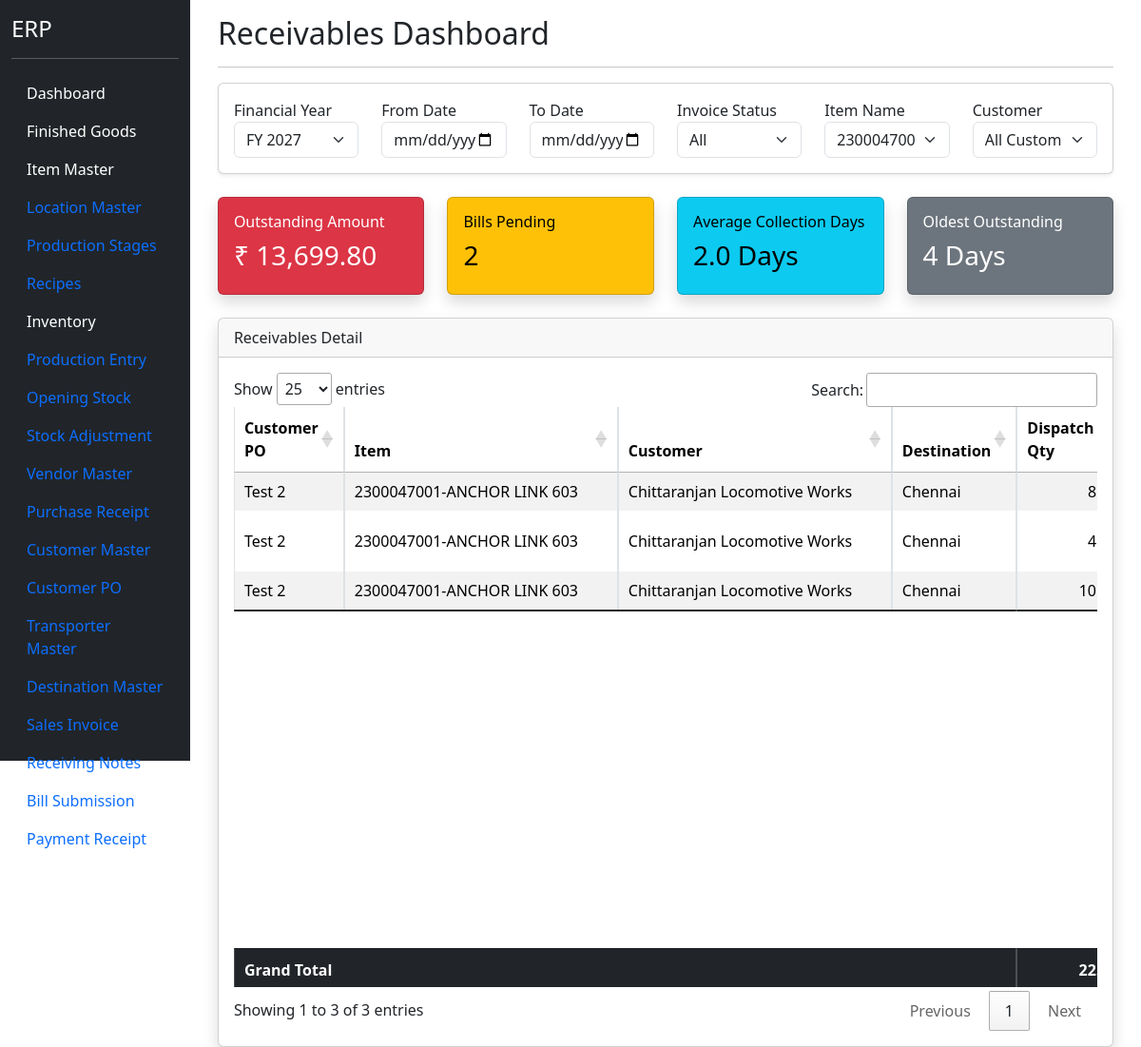
Page /dashboard/outstanding-receipts (signed in) on the committed database.
### models.py (models this page shows)
class ItemMaster(db.Model):
    __tablename__ = "item_master"
    id = db.Column(db.Integer, primary_key=True)
    item_code = db.Column(
        db.String(50),
        unique=True,
        nullable=False
    )
    item_name = db.Column(
        db.String(255),
        nullable=False
    )
    item_type = db.Column(
        db.String(50),
        nullable=False
    )
    production_stage = db.Column(
    db.String(100)
    )
    production_stage_id = db.Column(
    db.Integer,
    db.ForeignKey(
        "production_stage_master.id"
    ),
    nullable=True
    )
    production_stage_rel = db.relationship(
    "ProductionStageMaster"
    )
    unit = db.Column(
        db.String(20),
        nullable=False
    )
    finished_good_id = db.Column(
    db.Integer,
    db.ForeignKey("finished_goods.id"),
    nullable=True
    )
    hsn_code = db.Column(
    db.String(20)
    )
    gst_rate = db.Column(
    db.Float,
    default=18
    )
    active = db.Column(
        db.Boolean,
        default=True
    )

class CustomerPOHeader(db.Model):
    __tablename__ = "customer_po_header"
    id = db.Column(
        db.Integer,
        primary_key=True
    )
    customer_id = db.Column(
        db.Integer,
        db.ForeignKey("customer_master.id"),
        nullable=False
    )
    customer_po_no = db.Column(
        db.String(100),
        nullable=False
    )
    customer_po_date = db.Column(
        db.Date,
        nullable=False
    )
    order_received_date = db.Column(
        db.Date,
        nullable=False
    )
    payment_terms = db.Column(
        db.String(200)
    )
    freight_terms = db.Column(
        db.String(200)
    )
    remarks = db.Column(
        db.String(500)
    )
    status = db.Column(
        db.String(20),
        default="OPEN"
    )
    customer = db.relationship(
        "CustomerMaster"
    )
    details = db.relationship(
        "CustomerPODetail",
        backref="customer_po",
        cascade="all, delete-orphan"
    )

class CustomerMaster(db.Model):
    __tablename__ = "customer_master"
    id = db.Column(
        db.Integer,
        primary_key=True
    )
    customer_code = db.Column(
        db.String(20),
        unique=True,
        nullable=True
    )
    customer_name = db.Column(
        db.String(200),
        nullable=False
    )
    contact_person = db.Column(
        db.String(100)
    )
    mobile = db.Column(
        db.String(20)
    )
    email = db.Column(
        db.String(100)
    )
    gst_no = db.Column(
        db.String(30)
    )
    pan_no = db.Column(
        db.String(20)
    )
    address = db.Column(
        db.String(500)
    )
    city = db.Column(
        db.String(100)
    )
    state = db.Column(
        db.String(100)
    )
    country = db.Column(
        db.String(100),
        default="India"
    )
    pincode = db.Column(
        db.String(20)
    )
    credit_days = db.Column(
        db.Integer,
        default=30
    )
    credit_limit = db.Column(
        db.Float,
        default=0
    )
    active = db.Column(
        db.Boolean,
        default=True
    )

class DestinationMaster(db.Model):
    __tablename__ = "destination_master"
    id = db.Column( db.Integer, primary_key=True )
    destination_name = db.Column( db.String(200), nullable=False, unique=True )
    state_name = db.Column( db.String(100) )
    active = db.Column( db.Boolean, default=True )

### blueprints/dashboard/routes.py (the view, shortened to what this page needs)
@dashboard_bp.route("/dashboard/outstanding-receipts")
@login_required
def outstanding_receipts_dashboard():
    today = date.today()
    selected_fy = request.args.get(
    "financial_year",
    type=int
    )
    if not selected_fy:
        if today.month >= 4:
            selected_fy = today.year + 1
        else:
            selected_fy = today.year
    if today.month >= 4:
        current_fy = today.year + 1
    else:
        current_fy = today.year
    financial_years = []
    for fy in range(current_fy, current_fy - 6, -1):
        financial_years.append(fy)
    query = SalesInvoiceHeader.query.filter(
    SalesInvoiceHeader.status != "CANCELLED"
    )
    fy_start = date(
    selected_fy - 1,
    4,
    1
    )
    fy_end = date(
        selected_fy,
        3,
        31
    )
    from_date = request.args.get("from_date")
    if from_date:
        from_date = date.fromisoformat(from_date)
    to_date = request.args.get("to_date")
    if to_date:
        to_date = date.fromisoformat(to_date)
    invoice_status = request.args.get("invoice_status")
    item_name = request.args.get("item_name")
    customer_name = request.args.get("customer_name")
    query = query.filter(
        SalesInvoiceHeader.invoice_date >= fy_start,
        SalesInvoiceHeader.invoice_date <= fy_end
    )
    if from_date:
        query = query.filter(
            SalesInvoiceHeader.invoice_date >= from_date
        )
    if to_date:
        query = query.filter(
            SalesInvoiceHeader.invoice_date <= to_date
        )
    if invoice_status and invoice_status != "ALL":
        query = query.filter(
            SalesInvoiceHeader.status == invoice_status
        )
    if customer_name and customer_name != "ALL":
        query = query.join(
            CustomerMaster
        ).filter(
            CustomerMaster.customer_name == customer_name
        )
    customer_list = (
        CustomerMaster.query
        .order_by(
            CustomerMaster.customer_name
        )
        .all()
    )
    invoices = query.order_by(
    SalesInvoiceHeader.invoice_date.desc()
    ).all()
    ''' invoices = (
        SalesInvoiceHeader.query
        .filter(SalesInvoiceHeader.status != "CANCELLED")
        .order_by(SalesInvoiceHeader.invoice_date.desc())
        .all()
    )'''
    receivable_rows = []
    for invoice in invoices:
        dispatch_qty = (
            db.session.query(
                func.sum(SalesInvoiceDetail.dispatch_qty)
            )
            .filter(
                SalesInvoiceDetail.sales_invoice_header_id == invoice.id
            )
            .scalar()
            or 0
        )
        item_names = (
            db.session.query(SalesInvoiceDetail)
            .filter(
                SalesInvoiceDetail.sales_invoice_header_id == invoice.id
            )
            .all()
        )
        item_name = ", ".join(
            sorted({
            detail.item.item_name
            for detail in item_names})
        )
        rnote = (
            ReceivingNoteHeader.query
            .filter(
                ReceivingNoteHeader.sales_invoice_header_id == invoice.id,
                ReceivingNoteHeader.status != "Cancelled"
            )
            .order_by(
                ReceivingNoteHeader.id.desc()
            )
            .first()
        )
        if rnote:
            received_qty = (
                db.session.query(
                    func.sum(ReceivingNoteDetail.received_qty)
                )
                .filter(
                    ReceivingNoteDetail.receiving_note_header_id == rnote.id
                )
                .scalar()
                or 0
            )
        else:
            received_qty = 0
        bill = (
            BillSubmissionHeader.query
            .filter(
                BillSubmissionHeader.sales_invoice_header_id == invoice.id,
                BillSubmissionHeader.status != "Cancelled"
            )
            .order_by(
                BillSubmissionHeader.id.desc()
            )
            .first()
        )
        payment = None
        if bill:
            payment = (
                PaymentReceiptHeader.query
                .filter(
                    PaymentReceiptHeader.bill_submission_header_id == bill.id,
                    PaymentReceiptHeader.status == "ACTIVE"
                )
                .first()
            )
        pending_amount = (
            (bill.bill_amount if bill else 0)
            -
            (payment.amount_received if payment else 0)
            -
            (payment.tds_deducted if payment else 0)
            -
            (payment.ld_charges if payment else 0)
            -
            (payment.general_damage_charges if payment else 0)
            -
            (payment.other_deductions if payment else 0)
        )
        if invoice.status == "Payment Received" and payment:
            collection_days = (
                payment.payment_date - invoice.invoice_date
            ).days
        else:
            collection_days = (
                today - invoice.invoice_date
            ).days
        receivable_rows.append({
            "customer_po_no":
                invoice.customer_po.customer_po_no,
            "item_name":
                item_name,
            "customer_name":
                invoice.customer.customer_name,
            "destination_name":
                invoice.destination.destination_name,
            "dispatch_qty":
                dispatch_qty,
            "received_qty":
                received_qty,
            "invoice_no":
                invoice.invoice_no,
            "invoice_date":
                invoice.invoice_date,
            "invoice_status":
                invoice.status,
            "rnote_no":
                rnote.rnote_no if rnote else "",
            "rnote_date":
                rnote.rnote_date if rnote else None,
            "bill_submission_no":
                bill.bill_submission_no if bill else "",
            "bill_submission_date":
                bill.bill_submission_date if bill else None,
            "bill_amount":
                bill.bill_amount if bill else 0,
            "payment_date":
                payment.payment_date if payment else None,
            "amount_received":
                payment.amount_received if payment else 0,
            "tds_deducted":
                payment.tds_deducted if payment else 0,
            "ld_charges":
                payment.ld_charges if payment else 0,
            "general_damage_charges":
                payment.general_damage_charges if payment else 0,
            "other_deductions":
                payment.other_deductions if payment else 0,
            "pending_amount":
                pending_amount,
            "collection_days":
                collection_days,
            "payment_status":
                payment.status if payment else ""
        })
    grand_totals = {
        "dispatch_qty": 0,
        "received_qty": 0,
        "bill_amount": 0,
        "amount_received": 0,
        "tds": 0,
        "ld": 0,
        "general_damage": 0,
        "other_deductions": 0,
        "pending_amount": 0
    }
    for row in receivable_rows:
        grand_totals["dispatch_qty"] += row["dispatch_qty"]
        grand_totals["received_qty"] += row["received_qty"]
        grand_totals["bill_amount"] += row["bill_amount"]
        grand_totals["amount_received"] += row["amount_received"]
        grand_totals["tds"] += row["tds_deducted"]
        grand_totals["ld"] += row["ld_charges"]
        grand_totals["general_damage"] += row["general_damage_charges"]
        grand_totals["other_deductions"] += row["other_deductions"]
        grand_totals["pending_amount"] += row["pending_amount"]
    item_list = (
        db.session.query(
            ItemMaster.item_name
        )
        .join(
            SalesInvoiceDetail,
            SalesInvoiceDetail.item_id == ItemMaster.id
        )
        .filter(
            ItemMaster.item_type == "Finished Goods"
        )
        .distinct()
        .order_by(
            ItemMaster.item_name
        )
        .all()
    )
    summary = {
        "outstanding_amount": 0,
        "pending_bills": 0,
        "average_collection_days": 0,
        "oldest_outstanding": 0
    }
    payment_days_total = 0
    payment_invoice_count = 0
    for row in receivable_rows:
        summary["outstanding_amount"] += row["pending_amount"]
        if row["invoice_status"] not in (
            "Payment Received",
            "Cancelled"
        ):
            summary["pending_bills"] += 1
        if row["invoice_status"] == "Payment Received":
            payment_days_total += row["collection_days"]
            payment_invoice_count += 1
        if row["invoice_status"] not in (
            "Payment Received",
            "Cancelled"
        ):
            if row["collection_days"] > summary["oldest_outstanding"]:
                summary["oldest_outstanding"] = row["collection_days"]
    if payment_invoice_count:
        summary["average_collection_days"] = round(
            payment_days_total /
            payment_invoice_count,
            1
        )
    else:
        summary["average_collection_days"] = 0
    return render_template(
        "outstanding_receipts_dashboard.html",
        financial_years=financial_years,
        selected_fy=selected_fy,
        from_date=from_date,
        to_date=to_date,
        invoice_status=invoice_status,
        item_list=item_list,
        item_name=item_name,
        customer_list=customer_list,
        customer_name=customer_name,
        receivable_rows=receivable_rows,
        grand_totals=grand_totals,
        summary=summary
    )

### app.py (called while the page is built)
@login_manager.user_loader
def load_user(user_id):
    return User.query.get(int(user_id))

### templates/outstanding_receipts_dashboard.html (shortened to what this page needs)
{% extends "base.html" %}
{% block content %}
<div class="container-fluid mt-3"
style="max-width: 99%;">
<h2>
Receivables Dashboard
</h2>
<hr>
<div class="card shadow-sm mb-4">
<form method="GET">
<div class="card-body">
<div class="row">
<div class="col-md-2">
<label>
Financial Year
</label>
<select
class="form-select"
name="financial_year"
onchange="this.form.submit()">
{% for fy in financial_years %}
<option
value="{{ fy }}"
{% if fy==selected_fy %}selected{% endif %}>
FY {{ fy }}
</option>
{% endfor %}
</select>
</div>
<div class="col-md-2">
<label>
From Date
</label>
<input
type="date"
class="form-control"
name="from_date"
value="{{ from_date if from_date else '' }}"
onchange="this.form.submit()">
</div>
<div class="col-md-2">
<label>
To Date
</label>
<input
type="date"
class="form-control"
name="to_date"
value="{{ to_date if to_date else '' }}"
onchange="this.form.submit()">
</div>
<div class="col-md-2">
<label>
Invoice Status
</label>
<select
class="form-select"
name="invoice_status"
onchange="this.form.submit()">
<option value="ALL"
{% if invoice_status=="ALL" or not invoice_status %}selected{% endif %}>
All
</option>
</select>
</div>
<div class="col-md-2">
<label>
Item Name
</label>
<select
id="item_name"
class="form-select"
name="item_name">
{% for item in item_list %}
<option
value="{{ item.item_name }}"
{% if item_name==item.item_name %}selected{% endif %}>
{{ item.item_name }}
</option>
{% endfor %}
</select>
</div>
<div class="col-md-2">
<label>
Customer
</label>
<select
class="form-select"
name="customer_name"
onchange="this.form.submit()">
<option value="ALL">
All Customers
</option>
</select>
</div>
</div>
</div>
</form>
</div>
<div class="row mb-4">
<div class="col-md-3">
<div class="card text-bg-danger shadow">
<div class="card-body">
<h6>
Outstanding Amount
</h6>
<h3>
₹ {{ "{:,.2f}".format(summary.outstanding_amount) }}
</h3>
</div>
</div>
</div>
<div class="col-md-3">
<div class="card text-bg-warning shadow">
<div class="card-body">
<h6>
Bills Pending
</h6>
<h3>
{{ summary.pending_bills }}
</h3>
</div>
</div>
</div>
<div class="col-md-3">
<div class="card text-bg-info shadow">
<div class="card-body">
<h6>
Average Collection Days
</h6>
<h3>
{{ summary.average_collection_days }}
Days
</h3>
</div>
</div>
</div>
<div class="col-md-3">
<div class="card text-bg-secondary shadow">
<div class="card-body">
<h6>
Oldest Outstanding
</h6>
<h3>
{{ summary.oldest_outstanding }}
Days
</h3>
</div>
</div>
</div>
</div>
<div class="card shadow">
<div class="card-header">
Receivables Detail
</div>
<div class="card-body">
<div class="table-responsive"
style="overflow-y: auto;">
<table
id="receivableTable"
class="table table-bordered table-striped table-sm">
<thead>
<tr>
<th>Customer PO</th>
<th style="min-width: 250px;">Item</th>
<th style="min-width: 250px;">Customer</th>
<th>Destination</th>
<th>Dispatch Qty</th>
</tr>
</thead>
<tbody>
{% for row in receivable_rows %}
<tr>
<td>{{ row.customer_po_no }}</td>
<td>{{ row["item_name"] }}</td>
<td>{{ row.customer_name }}</td>
<td>{{ row.destination_name }}</td>
<td class="text-end">
{{ row.dispatch_qty or 0 }}
</td>
</tr>
{% endfor %}
</tbody>
<tfoot>
<tr class="table-dark">
<th colspan="4">
Grand Total
</th>
<th class="text-end">
{{ grand_totals.dispatch_qty }}
</th>
</tr>
</tfoot>
</table>
</div>
</div>
</div>
</div>
{% endblock %}

### rows in the picture
ItemMaster: item_name "2300047001-ANCHOR LINK 603", item_name "2300047001-ANCHOR LINK 603" "2300047001-ANCHOR LINK 603" "2300047001-ANCHOR LINK 603"
CustomerPOHeader: customer_po_no "Test 2" "Test 2" "Test 2"
CustomerMaster: customer_name "Chittaranjan Locomotive Works" "Chittaranjan Locomotive Works" "Chittaranjan Locomotive Works"
DestinationMaster: destination_name "Chennai" "Chennai" "Chennai"

### other values in the picture
{{ "{:,.2f}".format(summary.outstanding_amount) }} "13,699.80"
{{ summary.pending_bills }} "2"
{{ summary.average_collection_days }} "2.0"
{{ summary.oldest_outstanding }} "4"
